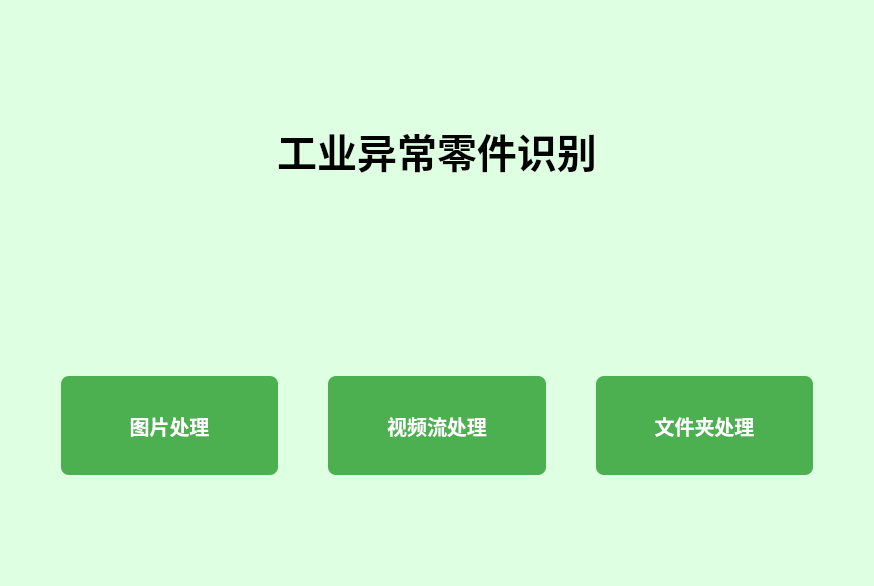
<?xml version="1.0" encoding="UTF-8"?>
<ui version="4.0">
 <class>widget_3</class>
 <widget class="QWidget" name="widget_3">
  <property name="geometry">
   <rect>
    <x>0</x>
    <y>0</y>
    <width>874</width>
    <height>586</height>
   </rect>
  </property>
  <property name="sizePolicy">
   <sizepolicy hsizetype="Expanding" vsizetype="Expanding">
    <horstretch>0</horstretch>
    <verstretch>0</verstretch>
   </sizepolicy>
  </property>
  <property name="windowTitle">
   <string>主界面</string>
  </property>
  <property name="styleSheet">
   <string notr="true">background-color: #deffe1;</string>
  </property>
  <layout class="QVBoxLayout" name="verticalLayout">
   <item>
    <widget class="QWidget" name="widget_2" native="true">
     <property name="sizePolicy">
      <sizepolicy hsizetype="Expanding" vsizetype="Expanding">
       <horstretch>2</horstretch>
       <verstretch>2</verstretch>
      </sizepolicy>
     </property>
     <layout class="QHBoxLayout" name="horizontalLayout_2">
      <item>
       <widget class="QLabel" name="label">
        <property name="sizePolicy">
         <sizepolicy hsizetype="Expanding" vsizetype="Expanding">
          <horstretch>2</horstretch>
          <verstretch>2</verstretch>
         </sizepolicy>
        </property>
        <property name="styleSheet">
         <string notr="true">QLabel {
   
    font-size: 40px;
    font-weight: bold;
    color: #000000;
    
    
}</string>
        </property>
        <property name="text">
         <string>工业异常零件识别</string>
        </property>
        <property name="alignment">
         <set>Qt::AlignCenter</set>
        </property>
       </widget>
      </item>
     </layout>
    </widget>
   </item>
   <item>
    <widget class="QWidget" name="widget" native="true">
     <property name="sizePolicy">
      <sizepolicy hsizetype="Expanding" vsizetype="Expanding">
       <horstretch>2</horstretch>
       <verstretch>2</verstretch>
      </sizepolicy>
     </property>
     <layout class="QHBoxLayout" name="horizontalLayout">
      <property name="spacing">
       <number>50</number>
      </property>
      <property name="leftMargin">
       <number>50</number>
      </property>
      <property name="topMargin">
       <number>80</number>
      </property>
      <property name="rightMargin">
       <number>50</number>
      </property>
      <property name="bottomMargin">
       <number>100</number>
      </property>
      <item>
       <widget class="QPushButton" name="runPictureBtn">
        <property name="sizePolicy">
         <sizepolicy hsizetype="Expanding" vsizetype="Expanding">
          <horstretch>3</horstretch>
          <verstretch>3</verstretch>
         </sizepolicy>
        </property>
        <property name="styleSheet">
         <string notr="true">QPushButton {
    background-color: #4CAF50;  /* 绿色 - 正常状态 */
    color: white;
    border: none;
    border-radius: 8px;
    padding: 12px 24px;
    font-size: 20px;
font-weight: bold;
}
QPushButton:hover {
    background-color: #45a049;  /* 深绿色 - 悬停 */
    transform: scale(1.02);     /* 轻微放大（需代码实现动画） */
}</string>
        </property>
        <property name="text">
         <string>图片处理</string>
        </property>
       </widget>
      </item>
      <item>
       <widget class="QPushButton" name="runVideoBtn">
        <property name="sizePolicy">
         <sizepolicy hsizetype="Expanding" vsizetype="Expanding">
          <horstretch>3</horstretch>
          <verstretch>3</verstretch>
         </sizepolicy>
        </property>
        <property name="styleSheet">
         <string notr="true">QPushButton {
    background-color: #4CAF50;  /* 绿色 - 正常状态 */
    color: white;
    border: none;
    border-radius: 8px;
    padding: 12px 24px;
    font-size: 20px;
font-weight: bold;
}
QPushButton:hover {
    background-color: #45a049;  /* 深绿色 - 悬停 */
    transform: scale(1.02);     /* 轻微放大（需代码实现动画） */
}</string>
        </property>
        <property name="text">
         <string>视频流处理</string>
        </property>
       </widget>
      </item>
      <item>
       <widget class="QPushButton" name="runFolderBtn">
        <property name="sizePolicy">
         <sizepolicy hsizetype="Expanding" vsizetype="Expanding">
          <horstretch>3</horstretch>
          <verstretch>3</verstretch>
         </sizepolicy>
        </property>
        <property name="styleSheet">
         <string notr="true">QPushButton {
    background-color: #4CAF50;  /* 绿色 - 正常状态 */
    color: white;
    border: none;
    border-radius: 8px;
    padding: 12px 24px;
    font-size: 20px;
font-weight: bold;
}
QPushButton:hover {
    background-color: #45a049;  /* 深绿色 - 悬停 */
    transform: scale(1.02);     /* 轻微放大（需代码实现动画） */
}</string>
        </property>
        <property name="text">
         <string>文件夹处理</string>
        </property>
       </widget>
      </item>
     </layout>
    </widget>
   </item>
  </layout>
 </widget>
 <resources/>
 <connections/>
</ui>
